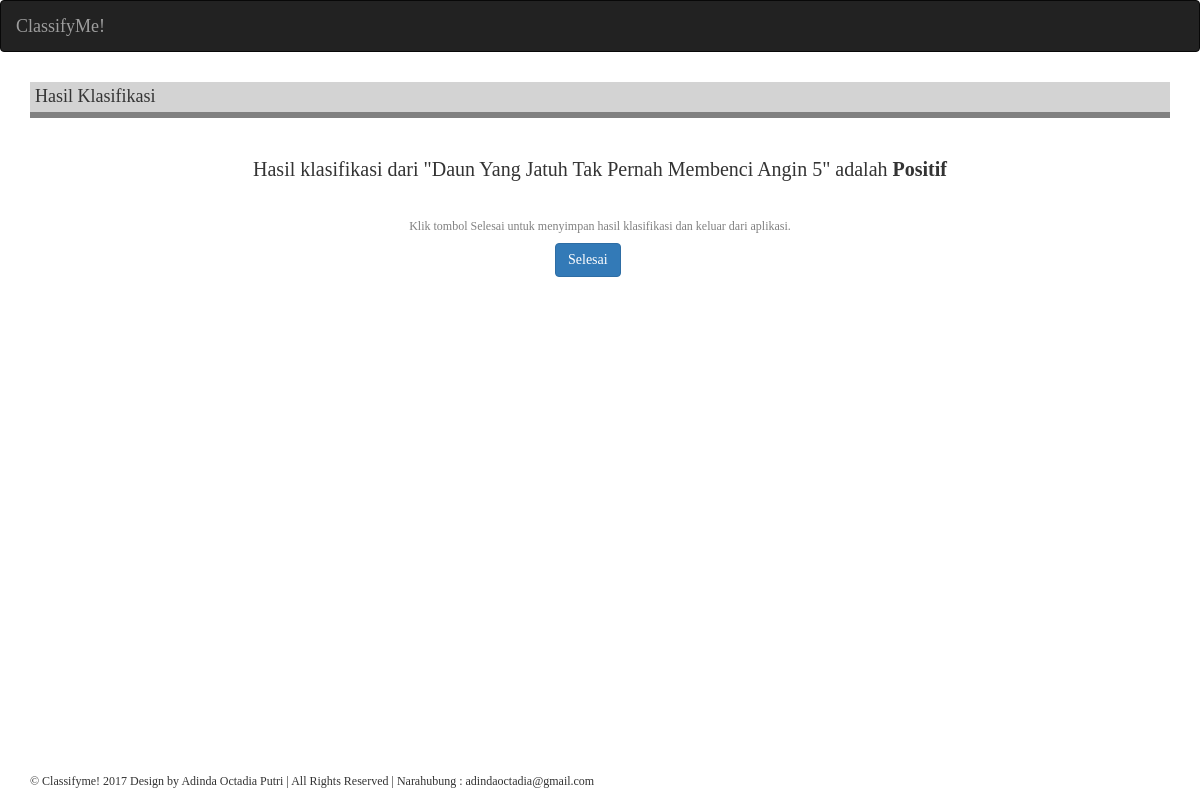
The app's page /classifyme/input/data/45/hasil/ with its own data.
### classifyme/models.py (models this page shows, shortened)
class Buku(models.Model):
    tahun_choices = []
    for y in range(1990, (datetime.datetime.now().year+5)):
        tahun_choices.append((y, y))
    penulis = models.CharField(max_length=20)
    judul = models.CharField(max_length=100)
    penerbit = models.CharField(max_length=30)
    tahun_terbit = models.IntegerField(choices=tahun_choices, default=datetime.datetime.now().year)
    training_set_positif = models.ForeignKey(TrainingSetPos, null=True)
    training_set_negatif = models.ForeignKey(TrainingSetNeg, null=True)
    testing_set = models.FileField(null=True, upload_to='files/%Y/%m/%d/', validators=[validate_file_extension])
    priors_pos = models.FloatField(blank=True, null=True)
    priors_neg = models.FloatField(blank=True, null=True)
    hasil_pos = models.FloatField(blank=True, null=True)
    hasil_neg = models.FloatField(blank=True, null=True)
    hasil_klasifikasi = models.CharField(max_length=20, blank=True, null=True)

### classifyme/views.py (the view)
# urls.py: url(r'^classifyme/input/data/(?P<buku_id>\d+)/hasil/$', views.hasil, name='hasil'),
def hasil(request, buku_id):
    context = {}
    selected_buku = Buku.objects.get(id=int(buku_id))
    context['buku'] = selected_buku
    if selected_buku.hasil_pos > selected_buku.hasil_neg:
        hasil_akhir = "Positif"
    elif selected_buku.hasil_pos < selected_buku.hasil_neg:
        hasil_akhir = "Negatif"
    else:
        hasil_akhir = "Data Overload"
    context['hasil_akhir'] = hasil_akhir
    selected_hasil = Buku.objects.get(id=int(buku_id))
    selected_hasil.hasil_klasifikasi = hasil_akhir
    selected_hasil.save()
    return render(request, 'classifyme/hasil.html', context)

### templates/classifyme/hasil.html (shortened to what this page needs)
{% extends 'classifyme/base.html' %}
{% block content %}
<div class="content container">
  <div class="row">
    <div class="col-md-12">
      <h4 style="border-bottom: 6px solid grey; background-color: lightgrey; padding: 5px;">Hasil Klasifikasi</h4>
      <br>
      {% if hasil_akhir == "Positif" or hasil_akhir == "Negatif" %}
      <h5 style="text-align: center; font-size: 20px;">Hasil klasifikasi dari "{{ buku.judul }}" adalah <strong>{{ hasil_akhir }}</strong></h5>
      <br>
      <h6 style="text-align: center; color: grey;">Klik tombol Selesai untuk menyimpan hasil klasifikasi dan keluar dari aplikasi.</h5>
      <a href="{% url 'classifyme:input' %}" class="save btn btn-primary" role="button" style="margin-left: 525px;">Selesai</a>
      <br><br><br>
      {% endif %}
    </div>
  </div>
</div>
{% endblock %}

### static/classifyme.css (style rules this page uses)
body { font-family: "Lobster", cursive; margin: 0; width: 100%; height: 100%; }

### records on screen
Buku: judul "Daun Yang Jatuh Tak Pernah Membenci Angin 5", hasil_klasifikasi "Positif"
